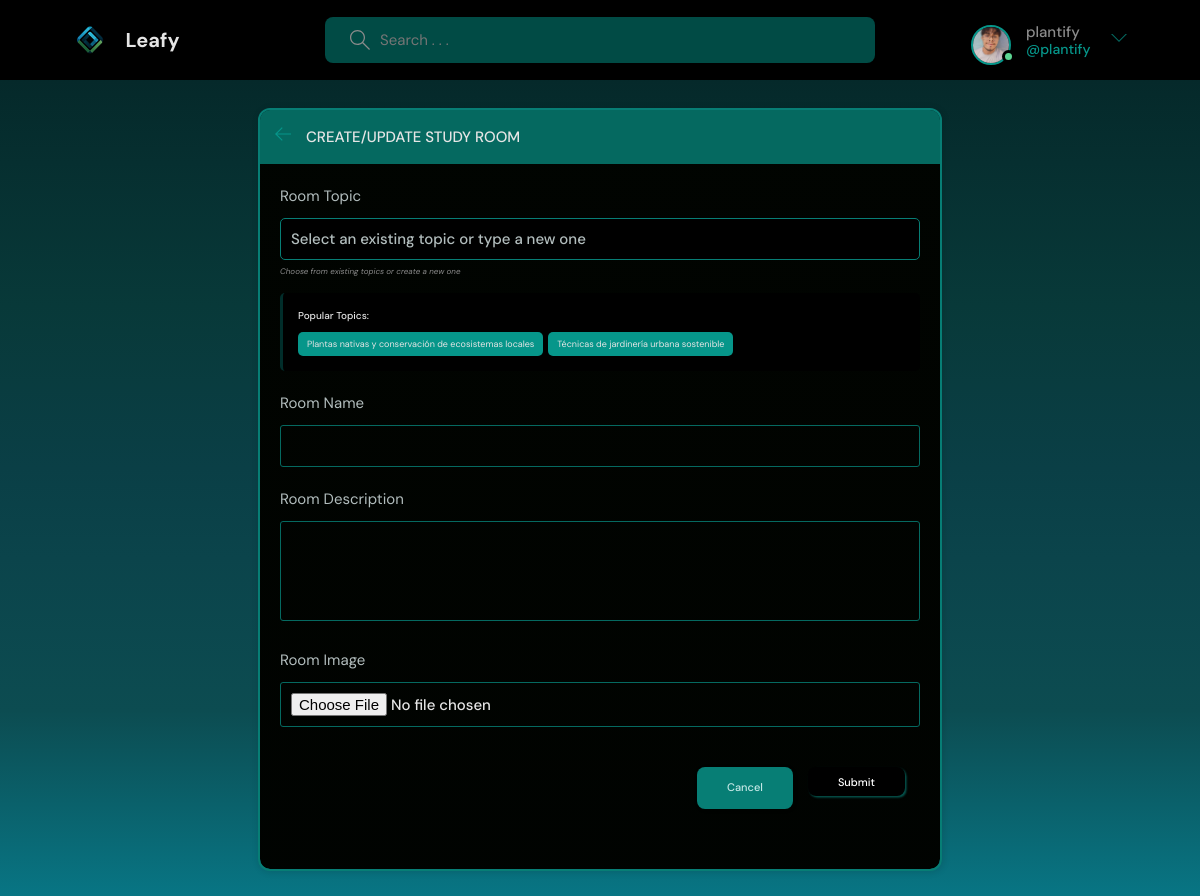
The page /create-room/ (signed in) on the database as committed earlier.
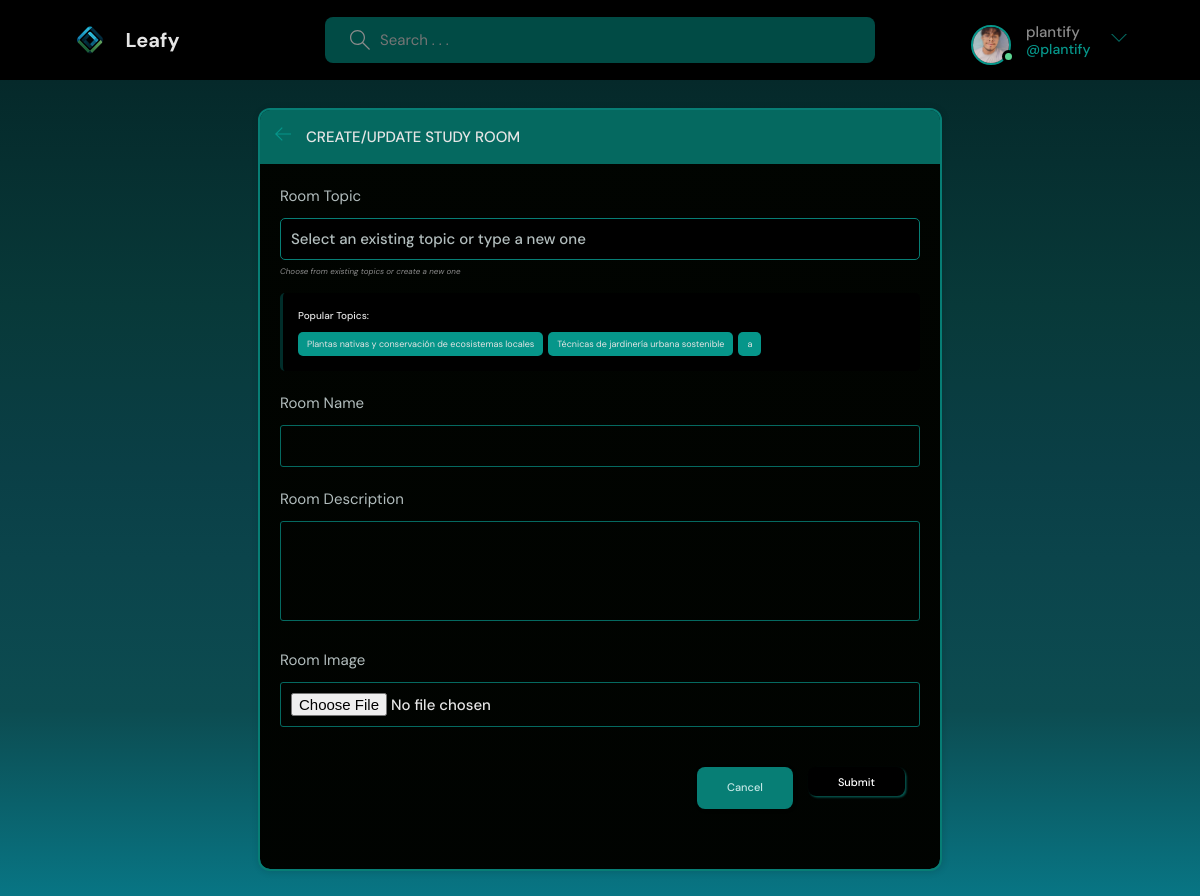
The same page on the database as committed later.
### base/models.py (models this page shows, shortened)
class Topic(models.Model):
    name = models.CharField(max_length=200)

### base/views.py (the view, shortened to what this page needs)
# urls.py: path('create-room/', views.createRoom, name ="create-room"),
@login_required(login_url = 'login')
def createRoom(request):
    form = RoomForm()
    topics = Topic.objects.all().order_by('name')
    context = {'form':form, 'topics' : topics}
    return render(request, 'base/room_form.html', context)

### base/forms.py
class RoomForm(ModelForm):
    class Meta:
        model = Room
        fields = '__all__'
        exclude = ['host', 'participants']

### base/templates/base/room_form.html (shortened to what this page needs)
{%  extends 'main.html' %}
{% block content %}
  <main class="create-room layout">
    <div class="container">
      <div class="layout__box">
        <div class="layout__boxHeader">
          <div class="layout__boxTitle">
            <a href="{% url 'home' %}">
              <svg version="1.1" xmlns="http://www.w3.org/2000/svg" width="32" height="32" viewBox="0 0 32 32">
                <title>arrow-left</title>
                <path
                  d="M13.723 2.286l-13.723 13.714 13.719 13.714 1.616-1.611-10.96-10.96h27.625v-2.286h-27.625l10.965-10.965-1.616-1.607z">
                </path>
              </svg>
            </a>
            <h3>Create/Update Study Room</h3>
          </div>
        </div>
        <div class="layout__body">
          <form class="form" action="" method="POST" enctype="multipart/form-data">
            <div class="form__group">
              <label for="room_topic">Room Topic</label>
              <input required type="text" value="{{room.topic.name}}" name="topic" list="topic-list" id="room_topic" placeholder="Select an existing topic or type a new one" autocomplete="off">
              <small class="form__info">Choose from existing topics or create a new one</small>
              <div class="topics-preview">
                <h4>Popular Topics:</h4>
                <div class="topics-tags">
                  {% for topic in topics|slice:':15' %}
                  <div class="topic-tag" onclick="selectTopic('{{topic.name}}')">{{topic.name}}</div>
                  {% endfor %}
                </div>
              </div>
            </div>
            <div class="form__group">
              <label for="room_name">Room Name</label>
              {{form.name}}
            </div>
            <div class="form__group">
              <label for="room_description">Room Description</label>
              {{form.description}}
            </div>
            <div class="form__group">
              <label for="room_image">Room Image</label>
              <input type="file" name="image" id="room_image" accept="image/*">
            </div>
            <div class="form__action">
              <a class="btn btn--dark" href="{% url 'home' %}">Cancel</a>
              <button class="btn btn--main" type="submit">Submit</button>
            </div>
          </form>
        </div>
      </div>
    </div>
  </main>
  {% endblock %}

Rows that differ between the two databases and show on the page:
added Topic: name "a"
